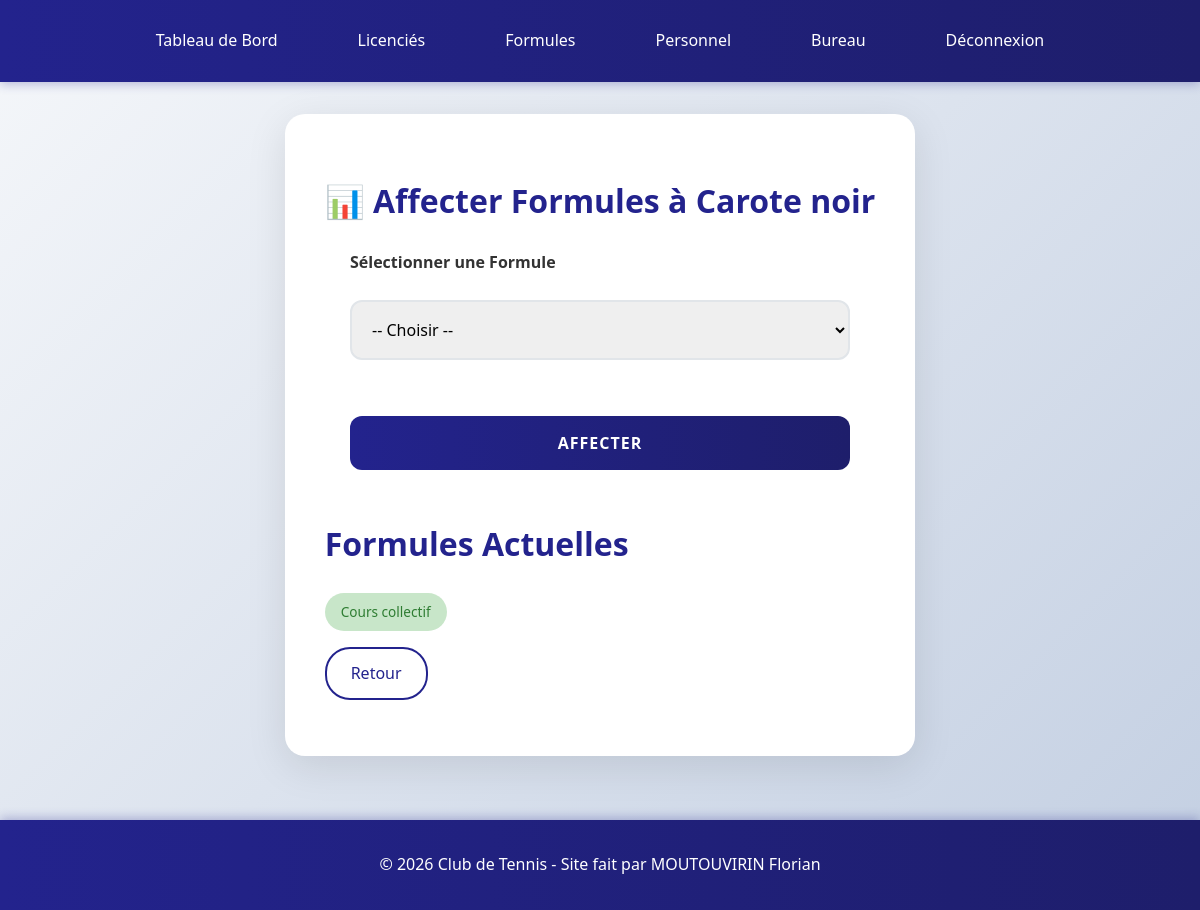
Screenshot of /affecter_formule.php?id=6 (signed in) with the database file from the repository.
### tables this page shows
CREATE TABLE IF NOT EXISTS `licencie` (
  `idlicencie` int(11) NOT NULL AUTO_INCREMENT,
  `numerolicence` varchar(20) NOT NULL,
  `nom` varchar(50) NOT NULL,
  `prenom` varchar(50) NOT NULL,
  `email` varchar(100) NOT NULL,
  `telephone` varchar(20) DEFAULT NULL,
  `adresse` varchar(255) DEFAULT NULL,
  `datenaissance` date DEFAULT NULL,
  `dateadhesion` date DEFAULT NULL,
  PRIMARY KEY (`idlicencie`),
  UNIQUE KEY `numerolicence` (`numerolicence`)
);

CREATE TABLE IF NOT EXISTS `inscription` (
  `id` int(11) NOT NULL AUTO_INCREMENT,
  `fk_idlicencie` int(11) DEFAULT NULL,
  `fk_idformule` int(11) DEFAULT NULL,
  PRIMARY KEY (`id`),
  KEY `fk_idlicencie` (`fk_idlicencie`),
  KEY `fk_idformule` (`fk_idformule`)
);

CREATE TABLE IF NOT EXISTS `formule` (
  `idformule` int(11) NOT NULL AUTO_INCREMENT,
  `libelleformule` varchar(100) NOT NULL,
  PRIMARY KEY (`idformule`)
);

### affecter_formule.php (the view, shortened to what this page needs)
<?php
require 'db.php';
$id_lic = $_GET['id'] ?? 0;
$licencie = $pdo->prepare('SELECT * FROM licencie WHERE idlicencie = ?');
$licencie->execute([$id_lic]);
$lic = $licencie->fetch();
$inscriptions = $pdo->prepare('
    SELECT i.*, f.libelleformule
    FROM inscription i
    JOIN formule f ON i.fk_idformule = f.idformule
    WHERE i.fk_idlicencie = ?
');
$inscriptions->execute([$id_lic]);
$inscs = $inscriptions->fetchAll();
?>
<!DOCTYPE html>
<html lang="fr">
<head>
    <link rel="stylesheet" href="css/style.css">
</head>
<body>
    <nav>
        <a href="dashboard.php">Tableau de Bord</a>
        <a href="licencies.php">Licenciés</a>
        <a href="formules.php">Formules</a>
        <a href="personnel.php">Personnel</a>
        <a href="bureau.php">Bureau</a>
        <a href="logout.php">Déconnexion</a>
    </nav>
    <div class="container">
        <h1>📊 Affecter Formules à <?= htmlspecialchars($lic['prenom'] . ' ' . $lic['nom']) ?></h1>
        <form method="POST" style="max-width: 500px;">
            <div class="form-group">
                <label for="id_formule">Sélectionner une Formule</label>
                <select id="id_formule" name="id_formule" required>
                    <option value="">-- Choisir --</option>
                </select>
            </div>
            <button type="submit">Affecter</button>
        </form>
        <h2 style="margin-top: 2rem;">Formules Actuelles</h2>
        <div class="formules-list">
            <?php if(empty($inscs)): ?>
                <p class="no-formule">Aucune formule affectée</p>
            <?php else: ?>
                <?php foreach($inscs as $i): ?>
                    <span class="formule-tag current"><?= htmlspecialchars($i['libelleformule']) ?></span>
                <?php endforeach; ?>
            <?php endif; ?>
        </div>
        <a href="licencies.php" class="btn-back">Retour</a>
    </div>
    <footer>
        <p>&copy; 2026 Club de Tennis - Site fait par MOUTOUVIRIN Florian</p>
    </footer>
</body>
</html>

### CSS/style.css (style rules this page uses)
* { box-sizing: border-box; }
body { font-family: 'Segoe UI', Tahoma, Geneva, Verdana, sans-serif; background: linear-gradient(135deg, #f5f7fa 0%, #c3cfe2 100%); margin: 0; padding: 0; line-height: 1.6; color: #333; min-height: 100vh; display: flex; flex-direction: column; }
nav { background: linear-gradient(90deg, #23238D 0%, #1e1e6b 100%); padding: 1rem 2rem; display: flex; justify-content: center; gap: 2rem; box-shadow: 0 2px 10px rgba(35,35,141,0.3); flex-wrap: wrap; }
nav a { color: #fff; text-decoration: none; padding: 0.75rem 1.5rem; border-radius: 25px; transition: all 0.3s ease; font-weight: 500; }
.container { max-width: 1200px; margin: 2rem auto; background: #fff; padding: 2.5rem; border-radius: 20px; box-shadow: 0 10px 40px rgba(0,0,0,0.1); flex: 1; }
form { max-width: 600px; margin: 0 auto; }
input, button, textarea, select { margin: 1rem 0; padding: 1rem; width: 100%; border: 2px solid #e1e5e9; border-radius: 12px; font-size: 1rem; transition: all 0.3s ease; font-family: inherit; }
button { background: linear-gradient(90deg, #23238D 0%, #1e1e6b 100%); color: white; cursor: pointer; font-weight: 600; text-transform: uppercase; letter-spacing: 1px; border: none; }
.btn-back { display: inline-block; margin: 1rem 0; color: #23238D; text-decoration: none; font-weight: 500; padding: 0.75rem 1.5rem; border: 2px solid #23238D; border-radius: 25px; transition: all 0.3s ease; }
h1, h2, h3 { color: #23238D; margin-bottom: 1.5rem; }
h2 { font-size: 2rem; }
.form-group { margin-bottom: 1.5rem; }
.form-group label { display: block; margin-bottom: 0.5rem; font-weight: 600; color: #333; }
.formules-list, .formules-grid { display: flex; flex-wrap: wrap; gap: 0.5rem; }
.formule-tag { background: #e3f2fd; color: #1976d2; padding: 0.5rem 1rem; border-radius: 20px; font-size: 0.85rem; font-weight: 500; }
.formule-tag.current { background: #c8e6c9; color: #2e7d32; }
footer { background: linear-gradient(90deg, #23238D 0%, #1e1e6b 100%); color: white; text-align: center; padding: 2rem; margin-top: 2rem; box-shadow: 0 -2px 10px rgba(35,35,141,0.3); }
footer p { margin: 0; font-weight: 500; }

### rows the page displays
licencie: prenom+nom "Carote noir"
inscription: formule.libelleformule "Cours collectif"
